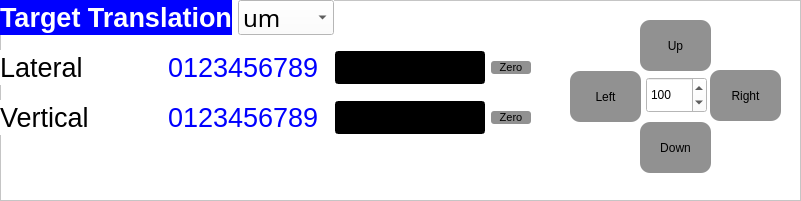
  <widget class="QFrame" name="frame_7">
   <property name="geometry">
    <rect>
     <x>0</x>
     <y>0</y>
     <width>801</width>
     <height>201</height>
    </rect>
   </property>
   <property name="styleSheet">
    <string notr="true">background-color: rgb(255, 255, 255);</string>
   </property>
   <property name="frameShape">
    <enum>QFrame::StyledPanel</enum>
   </property>
   <property name="frameShadow">
    <enum>QFrame::Raised</enum>
   </property>
   <widget class="QPushButton" name="droite">
    <property name="geometry">
     <rect>
      <x>710</x>
      <y>70</y>
      <width>71</width>
      <height>51</height>
     </rect>
    </property>
    <property name="cursor">
     <cursorShape>OpenHandCursor</cursorShape>
    </property>
    <property name="styleSheet">
     <string notr="true">background-color: rgb(145, 145, 145);
border-radius:10px</string>
    </property>
    <property name="text">
     <string>Right</string>
    </property>
   </widget>
   <widget class="QPushButton" name="bas">
    <property name="geometry">
     <rect>
      <x>640</x>
      <y>122</y>
      <width>71</width>
      <height>51</height>
     </rect>
    </property>
    <property name="cursor">
     <cursorShape>OpenHandCursor</cursorShape>
    </property>
    <property name="styleSheet">
     <string notr="true">background-color: rgb(145, 145, 145);
border-radius:10px</string>
    </property>
    <property name="text">
     <string>Down</string>
    </property>
   </widget>
   <widget class="QPushButton" name="gauche">
    <property name="geometry">
     <rect>
      <x>570</x>
      <y>71</y>
      <width>71</width>
      <height>51</height>
     </rect>
    </property>
    <property name="cursor">
     <cursorShape>OpenHandCursor</cursorShape>
    </property>
    <property name="styleSheet">
     <string notr="true">background-color: rgb(145, 145, 145);
border-radius:10px</string>
    </property>
    <property name="text">
     <string>Left</string>
    </property>
   </widget>
   <widget class="QSpinBox" name="jogStep">
    <property name="geometry">
     <rect>
      <x>646</x>
      <y>77</y>
      <width>61</width>
      <height>36</height>
     </rect>
    </property>
    <property name="styleSheet">
     <string notr="true">background-color: rgb(255, 255, 255);</string>
    </property>
    <property name="maximum">
     <number>9999998</number>
    </property>
    <property name="singleStep">
     <number>100</number>
    </property>
    <property name="value">
     <number>100</number>
    </property>
   </widget>
   <widget class="QPushButton" name="haut">
    <property name="geometry">
     <rect>
      <x>640</x>
      <y>20</y>
      <width>71</width>
      <height>51</height>
     </rect>
    </property>
    <property name="cursor">
     <cursorShape>OpenHandCursor</cursorShape>
    </property>
    <property name="styleSheet">
     <string notr="true">background-color: rgb(145, 145, 145);
border-radius:10px</string>
    </property>
    <property name="text">
     <string>Up</string>
    </property>
   </widget>
   <widget class="QWidget" name="layoutWidget">
    <property name="geometry">
     <rect>
      <x>0</x>
      <y>50</y>
      <width>531</width>
      <height>35</height>
     </rect>
    </property>
    <layout class="QHBoxLayout" name="horizontalLayout_2">
     <item>
      <widget class="QLabel" name="label_4">
       <property name="font">
        <font>
         <pointsize>20</pointsize>
        </font>
       </property>
       <property name="text">
        <string>Lateral</string>
       </property>
      </widget>
     </item>
     <item>
      <widget class="QLabel" name="position_Lat">
       <property name="font">
        <font>
         <pointsize>20</pointsize>
        </font>
       </property>
       <property name="styleSheet">
        <string notr="true">color: rgb(0, 0, 255);</string>
       </property>
       <property name="text">
        <string>0123456789</string>
       </property>
      </widget>
     </item>
     <item>
      <widget class="QLineEdit" name="enPosition_Lat">
       <property name="maximumSize">
        <size>
         <width>150</width>
         <height>16777215</height>
        </size>
       </property>
       <property name="font">
        <font>
         <pointsize>16</pointsize>
         <weight>75</weight>
         <bold>true</bold>
        </font>
       </property>
       <property name="styleSheet">
        <string notr="true">background-color: rgb(0, 0, 0);
color: rgb(255, 255, 0);</string>
       </property>
       <property name="text">
        <string/>
       </property>
       <property name="alignment">
        <set>Qt::AlignCenter</set>
       </property>
      </widget>
     </item>
     <item>
      <widget class="QPushButton" name="zeroButtonLat">
       <property name="maximumSize">
        <size>
         <width>40</width>
         <height>16777215</height>
        </size>
       </property>
       <property name="font">
        <font>
         <pointsize>8</pointsize>
        </font>
       </property>
       <property name="styleSheet">
        <string notr="true">background-color: rgb(145, 145, 145);
border-radius:3px</string>
       </property>
       <property name="text">
        <string>Zero</string>
       </property>
      </widget>
     </item>
    </layout>
   </widget>
   <widget class="QWidget" name="layoutWidget">
    <property name="geometry">
     <rect>
      <x>0</x>
      <y>100</y>
      <width>531</width>
      <height>35</height>
     </rect>
    </property>
    <layout class="QHBoxLayout" name="horizontalLayout_3">
     <item>
      <widget class="QLabel" name="label_3">
       <property name="font">
        <font>
         <pointsize>20</pointsize>
        </font>
       </property>
       <property name="text">
        <string>Vertical</string>
       </property>
      </widget>
     </item>
     <item>
      <widget class="QLabel" name="position_Vert">
       <property name="font">
        <font>
         <pointsize>20</pointsize>
        </font>
       </property>
       <property name="styleSheet">
        <string notr="true">color: rgb(0, 0, 255);</string>
       </property>
       <property name="text">
        <string>0123456789</string>
       </property>
      </widget>
     </item>
     <item>
      <widget class="QLineEdit" name="enPosition_Vert">
       <property name="maximumSize">
        <size>
         <width>150</width>
         <height>16777215</height>
        </size>
       </property>
       <property name="font">
        <font>
         <pointsize>16</pointsize>
         <weight>75</weight>
         <bold>true</bold>
        </font>
       </property>
       <property name="styleSheet">
        <string notr="true">background-color: rgb(0, 0, 0);
color: rgb(255, 255, 0);</string>
       </property>
       <property name="text">
        <string/>
       </property>
       <property name="alignment">
        <set>Qt::AlignCenter</set>
       </property>
      </widget>
     </item>
     <item>
      <widget class="QPushButton" name="zeroButtonVert">
       <property name="maximumSize">
        <size>
         <width>40</width>
         <height>16777215</height>
        </size>
       </property>
       <property name="font">
        <font>
         <pointsize>8</pointsize>
        </font>
       </property>
       <property name="styleSheet">
        <string notr="true">background-color: rgb(145, 145, 145);
border-radius:3px</string>
       </property>
       <property name="text">
        <string>Zero</string>
       </property>
      </widget>
     </item>
    </layout>
   </widget>
   <widget class="QWidget" name="">
    <property name="geometry">
     <rect>
      <x>0</x>
      <y>0</y>
      <width>334</width>
      <height>35</height>
     </rect>
    </property>
    <layout class="QHBoxLayout" name="horizontalLayout_4">
     <item>
      <widget class="QLabel" name="nomTilt">
       <property name="font">
        <font>
         <pointsize>20</pointsize>
         <weight>75</weight>
         <bold>true</bold>
        </font>
       </property>
       <property name="styleSheet">
        <string notr="true">background-color: rgb(0, 0, 255);
color: rgb(255, 255, 255);</string>
       </property>
       <property name="text">
        <string>Target Translation</string>
       </property>
      </widget>
     </item>
     <item>
      <widget class="QComboBox" name="unitTransBouton">
       <property name="font">
        <font>
         <family>Trebuchet MS</family>
         <pointsize>18</pointsize>
        </font>
       </property>
       <property name="styleSheet">
        <string notr="true">background-color: rgb(255, 255, 255);</string>
       </property>
       <property name="currentIndex">
        <number>1</number>
       </property>
       <item>
        <property name="text">
         <string>step</string>
        </property>
       </item>
       <item>
        <property name="text">
         <string>um</string>
        </property>
       </item>
       <item>
        <property name="text">
         <string>mm</string>
        </property>
       </item>
       <item>
        <property name="text">
         <string>ps</string>
        </property>
       </item>
      </widget>
     </item>
    </layout>
   </widget>
  </widget>
